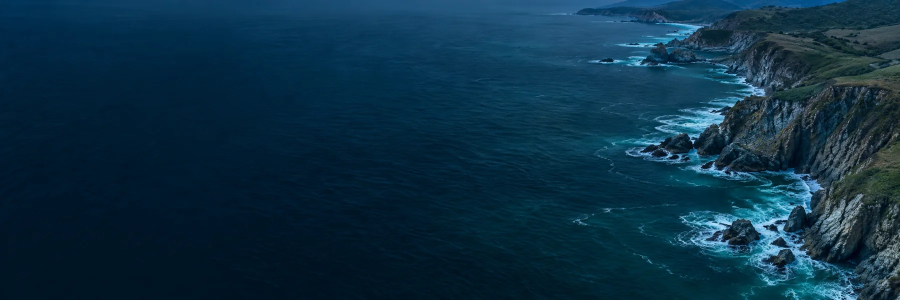
#> input picture backend/web/coast-at-dusk.webp, 1800 x 600 px (shown at 1/2 size)
$ python -i simulated_vessels.py   (imports and definitions only)
#> lines starting #> are read from the running program, lines starting #| are printed output that depends on the picture; after the words box and inside, x2 and y2 are one past the last pixel; in counts of white or black regions, pixels touching at a corner belong together
#> further down, picture is the input picture: shape (600, 1800, 3); mean B, G, R 68.5, 47.8, 12.2
"""Image-only fallback for the two red-hulled vessels in the Gazebo coast world."""

import cv2
import numpy as np


def hull_centres(image):
    hsv = cv2.cvtColor(image, cv2.COLOR_BGR2HSV)
#> hsv: shape (600, 1800, 3); mean H, S, V 100.7, 222, 68.6
    red = cv2.inRange(hsv, (0, 66, 44), (23, 255, 255))
#> red: shape (600, 1800); every value is 0
    red |= cv2.inRange(hsv, (169, 66, 44), (179, 255, 255))
    red = cv2.morphologyEx(red, cv2.MORPH_CLOSE, cv2.getStructuringElement(cv2.MORPH_ELLIPSE, (5, 5)))
    water = cv2.inRange(hsv, (80, 29, 38), (128, 255, 245))
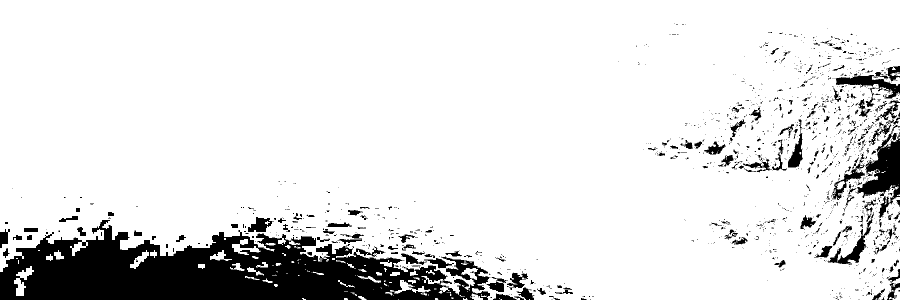
#> water: shape (600, 1800) (shown at 1/2 size); 88.2% white; 1470 black regions (1259 under 20 px), largest, box (x1, y1, x2, y2) and area: (0, 440, 980, 600) 89192, (1711, 250, 1800, 436) 6509, (1671, 150, 1800, 197) 2166
    height, width = red.shape
#> height = 600; width = 1800
    centres = []
    for contour in cv2.findContours(red, cv2.RETR_EXTERNAL, cv2.CHAIN_APPROX_SIMPLE)[0]:
        if not 25 <= cv2.contourArea(contour) <= width * height * .14:
            continue
        centre, sides, _ = cv2.minAreaRect(contour)
        if not 1.45 <= max(sides) / max(1, min(sides)) <= 10:
            continue
        x, y, w, h = cv2.boundingRect(contour)
        margin = max(8, min(28, round(max(sides) * .30)))
        if min(x, y, width - x - w, height - y - h) < margin:
            continue
        window = water[y - margin:y + h + margin, x - margin:x + w + margin]
        # Use the water around the hull, independent of the hull colour and angle.
        outside = window.size - w * h
        surrounding = np.count_nonzero(window) - np.count_nonzero(window[margin:margin+h, margin:margin+w])
        if surrounding >= .70 * outside:
            centres.append(centre)
#> this loop made 0 passes
#> after the loop, centres = []
    return centres


class SimulatedVessels:
    def __init__(self):
        self.previous = ()

    def detect(self, image):
        current = hull_centres(image)
#> current = []
        radius_squared = (min(image.shape[:2]) * .23) ** 2
#> radius_squared = 19044
        matches = sum(any((x - px) ** 2 + (y - py) ** 2 <= radius_squared for px, py in self.previous)
                      for x, y in current)
#> matches = 0
        self.previous = current
#> self.previous = []
        # Zero denotes an image-rule sighting, which has no YOLO confidence.
        return [0.0] * matches

>>> import cv2
>>> picture = cv2.imread('web/coast-at-dusk.webp')
>>> result = SimulatedVessels().detect(picture)
#> result = []
